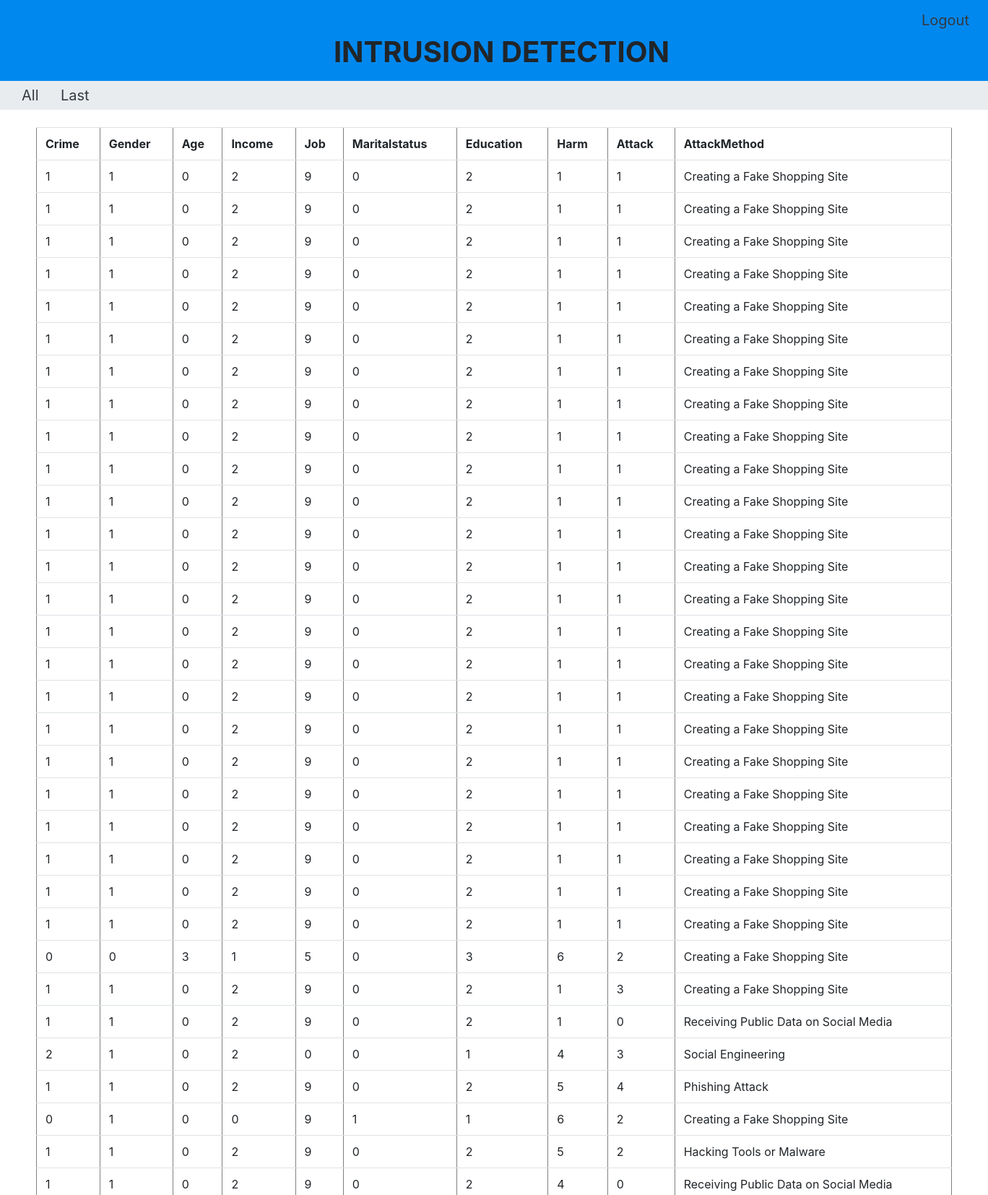
Screenshot of /all_patients/ (signed in, upper part) with the database file from the repository.
### new/models.py (models this page shows, shortened)
class UserPredictDataModel(models.Model):
    Crime = models.CharField(max_length=100)
    Gender = models.CharField(max_length=100)
    Age = models.CharField(max_length=100)
    Income = models.CharField(max_length=100)
    Job = models.CharField(max_length=100)
    Maritalstatus = models.CharField(max_length=100)
    Education = models.CharField(max_length=100)
    Harm = models.CharField(max_length=100)
    Attack = models.CharField(max_length=100)
    AttackMethod = models.CharField(max_length=100)

### new/views.py (the view)
# urls.py: path('all_patients/',views.doctor_patient_details_view_all,name='doctor_patient_details_all'),
def doctor_patient_details_view_all(request):
    model = models.UserPredictDataModel.objects.all()
    return render(request, 'new/all.html', {'model':model})

### new/templates/new/all.html (shortened to what this page needs)
{% extends 'new/base.html' %}
{% block content %}
<body>
    <div style="background-color: #e9ecef;">
        <a class="navbar-brand text-dark" style="margin-left: 30px;" href="{% url 'doctor_patient_details_all' %}">All</a>
        <a class="navbar-brand text-dark" style="margin-left: 10px;" href="{% url 'doctor_patient_details_last' %}">Last</a>
    </div>
    <br>
    <div class="feed_table">
    <table class="table" border="default">
        <tr>
            <th>Crime</th><th>Gender</th><th>Age</th>
            <th>Income</th><th>Job</th><th>Maritalstatus</th>
            <th>Education</th>
            <th>Harm</th><th>Attack</th><th>AttackMethod</th>
            </tr>
        {% for i in model %}
        <tr>
            <td>{{i.Crime}}</td><td>{{i.Gender}}</td>
            <td>{{i.Age}}</td><td>{{i.Income}}</td>
            <td>{{i.Job}}</td><td>{{i.Maritalstatus}}</td>
            <td>{{i.Education}}</td><td>{{i.Harm}}</td>
            <td>{{i.Attack}}</td><td>{{i.AttackMethod}}</td>
        </tr>
        {% endfor %}
</table>
</div>
{% endblock content %}

### new/templates/new/base.html (style rules this page uses)
.feed_table { margin-left: 50px; margin-right: 50px; }

### rows the page displays
UserPredictDataModel: Crime "1", Gender "1", Age "0", Income "2", Job "9", Maritalstatus "0", Education "2", Harm "1", Attack "1", AttackMethod "Creating a Fake Shopping Site"
UserPredictDataModel: Crime "1", Gender "1", Age "0", Income "2", Job "9", Maritalstatus "0", Education "2", Harm "1", Attack "1", AttackMethod "Creating a Fake Shopping Site"
UserPredictDataModel: Crime "1", Gender "1", Age "0", Income "2", Job "9", Maritalstatus "0", Education "2", Harm "1", Attack "1", AttackMethod "Creating a Fake Shopping Site"
UserPredictDataModel: Crime "1", Gender "1", Age "0", Income "2", Job "9", Maritalstatus "0", Education "2", Harm "1", Attack "1", AttackMethod "Creating a Fake Shopping Site"
UserPredictDataModel: Crime "1", Gender "1", Age "0", Income "2", Job "9", Maritalstatus "0", Education "2", Harm "1", Attack "1", AttackMethod "Creating a Fake Shopping Site"
UserPredictDataModel: Crime "1", Gender "1", Age "0", Income "2", Job "9", Maritalstatus "0", Education "2", Harm "1", Attack "1", AttackMethod "Creating a Fake Shopping Site"
UserPredictDataModel: Crime "1", Gender "1", Age "0", Income "2", Job "9", Maritalstatus "0", Education "2", Harm "1", Attack "1", AttackMethod "Creating a Fake Shopping Site"
UserPredictDataModel: Crime "1", Gender "1", Age "0", Income "2", Job "9", Maritalstatus "0", Education "2", Harm "1", Attack "1", AttackMethod "Creating a Fake Shopping Site"
UserPredictDataModel: Crime "1", Gender "1", Age "0", Income "2", Job "9", Maritalstatus "0", Education "2", Harm "1", Attack "1", AttackMethod "Creating a Fake Shopping Site"
UserPredictDataModel: Crime "1", Gender "1", Age "0", Income "2", Job "9", Maritalstatus "0", Education "2", Harm "1", Attack "1", AttackMethod "Creating a Fake Shopping Site"
UserPredictDataModel: Crime "1", Gender "1", Age "0", Income "2", Job "9", Maritalstatus "0", Education "2", Harm "1", Attack "1", AttackMethod "Creating a Fake Shopping Site"
UserPredictDataModel: Crime "1", Gender "1", Age "0", Income "2", Job "9", Maritalstatus "0", Education "2", Harm "1", Attack "1", AttackMethod "Creating a Fake Shopping Site"
UserPredictDataModel: Crime "1", Gender "1", Age "0", Income "2", Job "9", Maritalstatus "0", Education "2", Harm "1", Attack "1", AttackMethod "Creating a Fake Shopping Site"
UserPredictDataModel: Crime "1", Gender "1", Age "0", Income "2", Job "9", Maritalstatus "0", Education "2", Harm "1", Attack "1", AttackMethod "Creating a Fake Shopping Site"
UserPredictDataModel: Crime "1", Gender "1", Age "0", Income "2", Job "9", Maritalstatus "0", Education "2", Harm "1", Attack "1", AttackMethod "Creating a Fake Shopping Site"
UserPredictDataModel: Crime "1", Gender "1", Age "0", Income "2", Job "9", Maritalstatus "0", Education "2", Harm "1", Attack "1", AttackMethod "Creating a Fake Shopping Site"
UserPredictDataModel: Crime "1", Gender "1", Age "0", Income "2", Job "9", Maritalstatus "0", Education "2", Harm "1", Attack "1", AttackMethod "Creating a Fake Shopping Site"
UserPredictDataModel: Crime "1", Gender "1", Age "0", Income "2", Job "9", Maritalstatus "0", Education "2", Harm "1", Attack "1", AttackMethod "Creating a Fake Shopping Site"
UserPredictDataModel: Crime "1", Gender "1", Age "0", Income "2", Job "9", Maritalstatus "0", Education "2", Harm "1", Attack "1", AttackMethod "Creating a Fake Shopping Site"
UserPredictDataModel: Crime "1", Gender "1", Age "0", Income "2", Job "9", Maritalstatus "0", Education "2", Harm "1", Attack "1", AttackMethod "Creating a Fake Shopping Site"
UserPredictDataModel: Crime "1", Gender "1", Age "0", Income "2", Job "9", Maritalstatus "0", Education "2", Harm "1", Attack "1", AttackMethod "Creating a Fake Shopping Site"
UserPredictDataModel: Crime "1", Gender "1", Age "0", Income "2", Job "9", Maritalstatus "0", Education "2", Harm "1", Attack "1", AttackMethod "Creating a Fake Shopping Site"
UserPredictDataModel: Crime "1", Gender "1", Age "0", Income "2", Job "9", Maritalstatus "0", Education "2", Harm "1", Attack "1", AttackMethod "Creating a Fake Shopping Site"
UserPredictDataModel: Crime "1", Gender "1", Age "0", Income "2", Job "9", Maritalstatus "0", Education "2", Harm "1", Attack "1", AttackMethod "Creating a Fake Shopping Site"
UserPredictDataModel: Crime "0", Gender "0", Age "3", Income "1", Job "5", Maritalstatus "0", Education "3", Harm "6", Attack "2", AttackMethod "Creating a Fake Shopping Site"
UserPredictDataModel: Crime "1", Gender "1", Age "0", Income "2", Job "9", Maritalstatus "0", Education "2", Harm "1", Attack "3", AttackMethod "Creating a Fake Shopping Site"
UserPredictDataModel: Crime "1", Gender "1", Age "0", Income "2", Job "9", Maritalstatus "0", Education "2", Harm "1", Attack "0", AttackMethod "Receiving Public Data on Social Media"
UserPredictDataModel: Crime "2", Gender "1", Age "0", Income "2", Job "0", Maritalstatus "0", Education "1", Harm "4", Attack "3", AttackMethod "Social Engineering"
UserPredictDataModel: Crime "1", Gender "1", Age "0", Income "2", Job "9", Maritalstatus "0", Education "2", Harm "5", Attack "4", AttackMethod "Phishing Attack"
UserPredictDataModel: Crime "0", Gender "1", Age "0", Income "0", Job "9", Maritalstatus "1", Education "1", Harm "6", Attack "2", AttackMethod "Creating a Fake Shopping Site"
UserPredictDataModel: Crime "1", Gender "1", Age "0", Income "2", Job "9", Maritalstatus "0", Education "2", Harm "5", Attack "2", AttackMethod "Hacking Tools or Malware"
UserPredictDataModel: Crime "1", Gender "1", Age "0", Income "2", Job "9", Maritalstatus "0", Education "2", Harm "4", Attack "0", AttackMethod "Receiving Public Data on Social Media"
